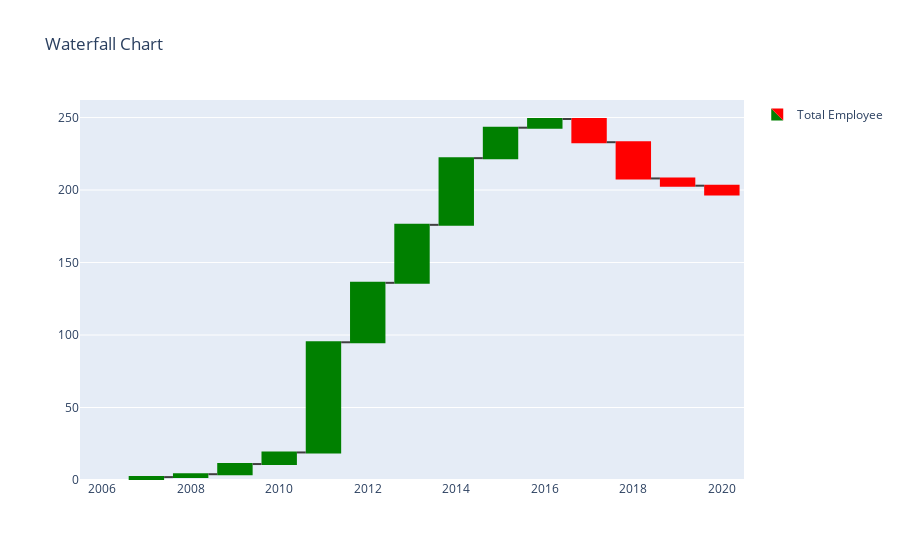

The cell this chart's notebook holds for it:
### Code cell
tahun = result_table['Tahun']
total_bertahan = result_table['Perubahan']
perubahan = result_table['TotalPegawai']

fig = go.Figure(go.Waterfall(
    name = "Total Employee",
    orientation = "v",
    measure = ["relative"] * len(tahun),
    x = tahun,
    textposition = "outside",
    y = total_bertahan,
    connector = {"line":{"color":"rgb(63, 63, 63)"}},
    increasing = {"marker":{"color":"green"}},
    decreasing = {"marker":{"color":"red"}},
    totals = {"marker":{"color":"deep sky blue", "line":{"color": "blue", "width": 3}}}
))

fig.update_layout(title = "Waterfall Chart", showlegend = True)
fig.show()

### Figure 1 — Plotly figure (JSON) as saved in the notebook; plotly's stock layout.template omitted (floating-point values rounded to 4 significant figures)
{"data": [{"connector": {"line": {"color": "rgb(63, 63, 63)"}}, "decreasing": {"marker": {"color": "red"}}, "increasing": {"marker": {"color": "green"}}, "measure": ["relative", "relative", "relative", "relative", "relative", "relative", "relative", "relative", "relative", "relative", "relative", "relative", "relative", "relative", "relative"], "name": "Total Employee", "orientation": "v", "textposition": "outside", "totals": {"marker": {"color": "deep sky blue", "line": {"color": "blue", "width": 3}}}, "type": "waterfall", "x": [2006, 2007, 2008, 2009, 2010, 2011, 2012, 2013, 2014, 2015, 2016, 2017, 2018, 2019, 2020], "y": [null, 2, 2, 7, 8, 76, 41, 40, 46, 21, 6, -16, -25, -5, -6]}], "layout": {"showlegend": true, "title": {"text": "Waterfall Chart"}}}
